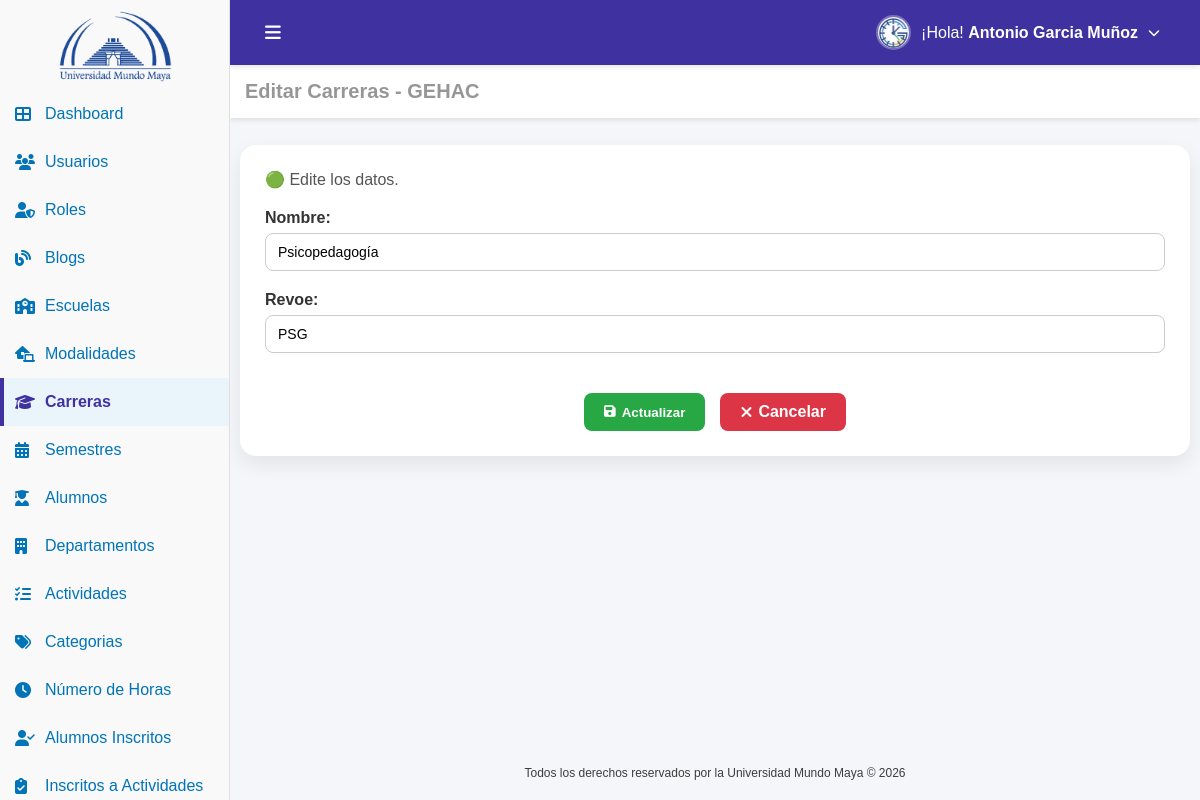
The app's page /carreras_editar.php?id=4 (signed in) with its own data.
### tables this page shows
CREATE TABLE IF NOT EXISTS `usuario` (
  `id_usuario` int NOT NULL AUTO_INCREMENT,
  `nombre` varchar(100) NOT NULL,
  `nombre_s` varchar(100) DEFAULT NULL,
  `apellido_p` varchar(100) DEFAULT NULL,
  `apellido_m` varchar(100) DEFAULT NULL,
  `matricula` varchar(100) DEFAULT NULL,
  `estado` tinyint(1) NOT NULL DEFAULT '1',
  `correo` varchar(100) NOT NULL,
  `password` varchar(100) NOT NULL,
  `id_carrera` int DEFAULT NULL,
  `id_modalidad` int DEFAULT NULL,
  `id_rol` int DEFAULT NULL,
  `fecha_registro` datetime DEFAULT CURRENT_TIMESTAMP,
  PRIMARY KEY (`id_usuario`) USING BTREE,
  UNIQUE KEY `correo` (`correo`),
  KEY `fk_usuario_carrera` (`id_carrera`) USING BTREE,
  KEY `fk_usuario_modalidad` (`id_modalidad`) USING BTREE,
  KEY `fk_usuario_rol` (`id_rol`) USING BTREE,
  CONSTRAINT `fk_usuario_carrera` FOREIGN KEY (`id_carrera`) REFERENCES `carrera` (`id_carrera`),
  CONSTRAINT `fk_usuario_modalidad` FOREIGN KEY (`id_modalidad`) REFERENCES `modalidad` (`id_modalidad`),
  CONSTRAINT `fk_usuario_rol` FOREIGN KEY (`id_rol`) REFERENCES `rol` (`id_rol`)
);

CREATE TABLE IF NOT EXISTS `carrera` (
  `id_carrera` int NOT NULL AUTO_INCREMENT,
  `nombre` varchar(100) NOT NULL,
  `revoe` varchar(50) NOT NULL,
  `fecha_registro` datetime DEFAULT (now()),
  PRIMARY KEY (`id_carrera`)
);

### conf.php (called while the page is built, shortened)
<?php
function tiene_permiso($archivo_php, $accion = 'VER') {
    if (isset($_SESSION['permisos'][$archivo_php])) {
        return in_array($accion, $_SESSION['permisos'][$archivo_php]);
    }
    return false;
}

### auth.php (called while the page is built, shortened)
<?php
require_once('conf.php');
$id_usuario=$_SESSION['id_usuario'];
include('conexion.php');
$sql="
SELECT
u.nombre,
u.nombre_s,
u.apellido_p,
u.apellido_m,
u.correo,
u.id_rol,
u.id_carrera,
u.id_modalidad,
r.nombre AS rol
FROM usuario u
INNER JOIN rol r ON u.id_rol = r.id_rol
WHERE u.id_usuario=?
";
$stmt=$conn->prepare($sql);
$stmt->bind_param("i",$id_usuario);
$stmt->execute();
$result=$stmt->get_result();
if($result && $fila=$result->fetch_assoc()){
    $nombreCompleto=trim(
        $fila['nombre']." ".
        $fila['nombre_s']." ".
        $fila['apellido_p']." ".
        $fila['apellido_m']
    );
}else{
    $nombreCompleto="Usuario";
    $rol="Sin rol";
    $id_rol=0;
}
?>

### carreras_editar.php (the view, shortened to what this page needs)
<?php
include("auth.php");
include("conexion.php");
$id_carrera = (int)$_GET['id'];
$sql_carrera = "SELECT * FROM carrera WHERE id_carrera = ?";
$stmt_carrera = $conn->prepare($sql_carrera);
$stmt_carrera->bind_param("i", $id_carrera);
$stmt_carrera->execute();
$result_carrera = $stmt_carrera->get_result();
$carrera = $result_carrera->fetch_assoc();
?>
<!DOCTYPE html>
<html lang="es">
<head>
    <link rel="stylesheet" href="css/carreras_editar.css">
    <link href="https://cdn.jsdelivr.net/npm/remixicon@4.5.0/fonts/remixicon.css" rel="stylesheet"/>
    <link rel="stylesheet" href="https://cdnjs.cloudflare.com/ajax/libs/font-awesome/6.5.0/css/all.min.css">
</head>
<body>
    <div class="sidebar" id="sidebar">
        <a href="dashboard.php" class="logo-link">
            <div class="logo-container">
                <img src="img/uni_4.png" alt="Logo UMMA" class="logo">
            </div>
        </a>
        <ul>
            <li>
                <a href="dashboard.php" >
                    <i class="fas fa-th-large" ></i>
                    <span> Dashboard</span>
                </a>
            </li>
            <?php if (tiene_permiso('usuarios.php', 'VER')): ?>
            <li>
                <a href="usuarios.php" >
                    <i class="fas fa-users" ></i>
                    <span>Usuarios</span>
                </a>
            </li>
            <?php endif; ?>
            <?php if (tiene_permiso('roles.php', 'VER')): ?>
            <li>
                <a href="roles.php">
                    <i class="fas fa-user-shield" ></i>
                    <span>Roles</span>
                </a>
            </li>
            <?php endif; ?>
            <?php if (tiene_permiso('blogs.php', 'VER')): ?>
            <li>
                <a href="blogs.php"  >
                    <i class="fas fa-blog" ></i>
                    <span>Blogs</span>
                </a>
            </li>
            <?php endif; ?>
            <?php if (tiene_permiso('escuelas.php', 'VER')): ?>
            <li>
                <a href="escuelas.php" >
                    <i class="fas fa-school"></i>
                    <span>Escuelas</span>
                </a>
            </li>
            <?php endif; ?>
            <?php if (tiene_permiso('modalidades.php', 'VER')): ?>
            <li>
                <a href="modalidades.php" >
                    <i class="fas fa-laptop-house"  ></i>
                    <span>Modalidades</span>
                </a>
            </li>
            <?php endif; ?>
            <?php if (tiene_permiso('carreras.php', 'VER')): ?>
            <li>
                <a href="carreras.php" class="active">
                    <i class="fas fa-graduation-cap" style="color:#4031a1"></i>
                    <span>Carreras</span>
                </a>
            </li>
            <?php endif; ?>
            <?php if (tiene_permiso('semestres.php', 'VER')): ?>
            <li>
                <a href="semestres.php">
                    <i class="fas fa-calendar-alt"></i>
                    <span>Semestres</span>
                </a>
            </li>
            <?php endif; ?>
            <?php if (tiene_permiso('alumnos.php', 'VER')): ?>
            <li>
                <a href="alumnos.php">
                    <i class="fas fa-user-graduate"></i>
                    <span>Alumnos</span>
                </a>
            </li>
            <?php endif; ?>
            <?php if (tiene_permiso('departamentos.php', 'VER')): ?>
            <li>
                <a href="departamentos.php">
                    <i class="fas fa-building"></i>
                    <span>Departamentos</span>
                </a>
            </li>
            <?php endif; ?>
            <?php if (tiene_permiso('actividades.php', 'VER')): ?>
            <li>
                <a href="actividades.php">
                    <i class="fas fa-tasks"></i>
                    <span>Actividades</span>
                </a>
            </li>
            <?php endif; ?>
            <?php if (tiene_permiso('categorias.php', 'VER')): ?>
            <li>
                <a href="categorias.php">
                    <i class="fas fa-tags"></i>
                    <span>Categorias</span>
                </a>
            </li>
            <?php endif; ?>
            <?php if (tiene_permiso('horas.php', 'VER')): ?>
            <li>
                <a href="horas.php">
                    <i class="fas fa-clock"></i>
                    <span>Número de Horas</span>
                </a>
            </li>
            <?php endif; ?>
            <?php if (tiene_permiso('alumnos_inscritos.php', 'VER')): ?>
            <li>
                <a href="alumnos_inscritos.php">
                    <i class="fas fa-user-check"></i>
                    <span>Alumnos Inscritos</span>
                </a>
            </li>
            <?php endif; ?>
            <?php if (tiene_permiso('inscritos_actividades.php', 'VER')): ?>
            <li>
                <a href="inscritos_actividades.php">
                    <i class="fas fa-clipboard-check"></i>
                    <span>Inscritos a Actividades</span>
                </a>
            </li>
            <?php endif; ?>
        </ul>
    </div>
    <main class="contenido">
        <header class="top-header">
            <div class="header-left">
                <button id="toggle-btn">
                    <i class="fas fa-bars"></i>
                </button>
            </div>
            <div class="header-right">
                <ul>
                    <li class="submenu">
                        <a href="#" class="submenu-toggle">
                            <img src="img/gehac.png" alt="Usuario" class="menu-avatar">
                            <span>¡Hola! <strong> <?php echo $nombreCompleto; ?></strong></span>
                            <i class="fas fa-chevron-down submenu-arrow"></i>
                        </a>
                    </li>
                </ul>
            </div>
        </header>
        <section class="dashboard-section">
            <div class="header-title">
                <h3>Editar Carreras - GEHAC</h3>
            </div>
        </section>
        <section class="content-wrapper">
            <div class="card">
                <div class="estado-section">
                        <p>
                            🟢 Edite los datos.
                        </p>
                        <form action="" method="POST" enctype="multipart/form-data" class="form-producto">
                            <div class="form-group">
                                <label>Nombre:</label>
                                <input type="text" name="nombre" required value="<?= htmlspecialchars($carrera['nombre']) ?>">
                            </div>
                            <div class="form-group">
                                <label>Revoe:</label>
                                <input type="text" name="revoe" required value="<?= htmlspecialchars($carrera['revoe']) ?>">
                            </div>
                            <div class="form-buttons">
                                <button type="submit" name="guardar">
                                    <i class="fas fa-save"></i> Actualizar
                                </button>
                                <a href="carreras.php">
                                    <i class="fas fa-times"></i> Cancelar
                                </a>
                            </div>
                        </form>
                    </div>
            </div>
        </section>
        <footer class="footer">
            <p class="copy">Todos los derechos reservados por la Universidad Mundo Maya © 2026</p>
        </footer>
    </main>
</body>
</html>

### css/carreras_editar.css (style rules this page uses)
* { margin:0; padding:0; box-sizing:border-box; }
body { font-family:Arial,sans-serif; display:flex; min-height:100vh; background:#f4f6f9; }
.sidebar { width:230px; height:100vh; position:fixed; background:#f9f9f9; color:#0074b7; padding-top:5px; overflow-y:auto; overflow-x:hidden; border-right:1px solid #e0e0e0; transition:.3s; z-index:1001; }
.logo-container { display:flex; justify-content:center; align-items:center; padding:5px 2px; }
.logo { width:120px; max-width:100%; height:auto; object-fit:contain; transition:.3s; }
.logo-link { display:block; text-decoration:none; color:inherit; }
.sidebar ul { list-style:none; }
.sidebar ul li { position:relative; }
.sidebar ul li a { display:flex; align-items:center; padding:15px; text-decoration:none; color:#0074b7; transition:.2s; }
.sidebar ul li a i { min-width:20px; margin-right:10px; color:#0074b7; }
.sidebar ul li a.active { background:#eaf5fb; color:#4031a1; font-weight:600; }
.sidebar ul li a.active::before { content:""; position:absolute; left:0; top:0; width:4px; height:100%; background:#4031a1; }
.contenido { margin-left:230px; padding-top:145px; padding-left:10px; padding-right:10px; flex:1; display:flex; flex-direction:column; min-height:100vh; transition:.3s; }
.top-header { display:flex; justify-content:space-between; align-items:center; height:65px; padding:0 25px; background:#4031a1; position:fixed; top:0; left:230px; right:0; z-index:1000; box-shadow:0 2px 5px rgba(0,0,0,.1); }
#toggle-btn { display:flex; align-items:center; justify-content:center; padding:10px; background:none; border:none; color:white; font-size:18px; cursor:pointer; transition:.3s; }
.header-left { display:flex; align-items:center; }
.header-right ul { list-style:none; }
.submenu { position:relative; }
.submenu-toggle { display:flex; align-items:center; gap:10px; padding:10px 15px; color:white; text-decoration:none; border-radius:8px; transition:.3s; }
.submenu-arrow { font-size:12px; transition:.3s; }
.menu-avatar { width:35px; height:35px; border-radius:50%; object-fit:cover; border:2px solid rgba(255,255,255,.3); transition:.3s; }
.dashboard-section { background:white; padding:15px; position:fixed; top:65px; left:230px; right:0; z-index:999; box-shadow:0 2px 5px rgba(0,0,0,.1); }
.header-title h3 { color:#797777c5; font-size:20px; }
.footer { margin-top:auto; padding:20px 30px; background:#f4f6f9; color:rgba(57,57,57,.98); font-size:12px; text-align:center; position:relative; z-index:1; }
.card { background: #fff; border-radius: 16px; padding: 25px; margin-bottom: 30px; box-shadow: 0 8px 20px rgba(0,0,0,0.08); transition: transform 0.2s, box-shadow 0.2s; }
.card p { font-size: 16px; margin-bottom: 20px; color: #555; }
.form-producto { display: flex; flex-direction: column; gap: 20px; }
.form-producto .form-group { display: flex; flex-direction: column; gap: 6px; }
.form-producto label { font-weight: 600; color: #333; }
.form-producto input { padding: 10px 12px; border: 1px solid #ccc; border-radius: 8px; font-size: 14px; transition: border-color 0.2s, box-shadow 0.2s; }
.form-buttons { display: flex; gap: 12px; margin-top: 10px; }
.form-buttons { display: flex; justify-content: center; gap: 15px; margin-top: 20px; }
.form-buttons button { display: inline-flex; align-items: center; gap: 6px; padding: 10px 20px; background: #28a745; color: #fff; font-weight: 600; border: none; border-radius: 8px; cursor: pointer; transition: background 0.2s, transform 0.2s; text-decoration: none; }
.form-buttons a { display: inline-flex; align-items: center; gap: 6px; padding: 10px 20px; background: #dc3545; color: #fff; font-weight: 600; border-radius: 8px; text-decoration: none; transition: background 0.2s, transform 0.2s; }

### records on screen
usuario: nombreCompleto "Antonio Garcia Muñoz"
carrera: nombre "Psicopedagogía", revoe "PSG"
